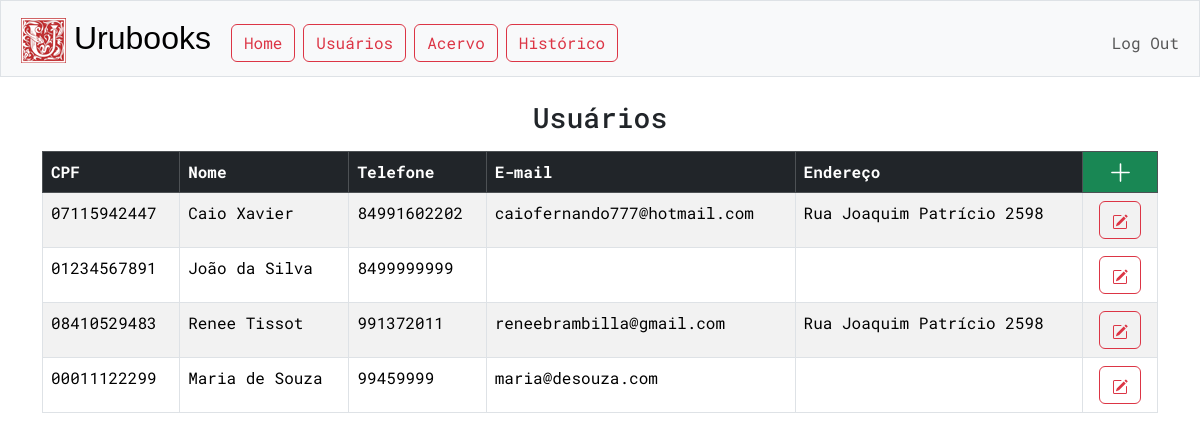
The page /usuarios (signed in) on the database its author committed.
### tables this page shows
CREATE TABLE contatos (
cpf TEXT PRIMARY KEY NOT NULL,
nome TEXT NOT NULL,
telefone TEXT,
email TEXT,
endereço TEXT
);

### app.py (the view)
@app.route("/usuarios")
@login_required
def usuarios():
    CONTATOS_POR_PAGINA = 20
    pagina = request.args.get("pagina", 0)
    offset = CONTATOS_POR_PAGINA * pagina
    contatos = db.execute("SELECT * FROM contatos LIMIT ?, ?", offset, CONTATOS_POR_PAGINA)
    page_data = {
    "atual":int(pagina),
    "max":int(len(contatos)/CONTATOS_POR_PAGINA),
    }
    return render_template("usuarios/index.html", contatos=contatos, page_data=page_data)

### app.py (called while the page is built)
@app.after_request
def after_request(response):
    response.headers["Cache-Control"] = "no-cache, no-store, must-revalidate"
    response.headers["Expires"] = 0
    response.headers["Pragma"] = "no-cache"
    return response

### helpers.py (called while the page is built)
def login_required(f):
    @wraps(f)
    def decorated_function(*args, **kwargs):
        if session.get("user_id") is None:
            return redirect("/login")
        return f(*args, **kwargs)
    return decorated_function

### templates/usuarios/index.html (shortened to what this page needs)
{% extends "layout.html" %}
{% block main %}
    <h3 class='mb-3'>Usuários</h3>
    <table class='table table-bordered table-striped' style='text-align:start'>
        <thead class="table-dark">
            <th>CPF</th>
            <th>Nome</th>
            <th>Telefone</th>
            <th>E-mail</th>
            <th>Endereço</th>
            <th style="text-align: center; background-color: #198754; padding: 0;">
                    <a type='button' class="btn btn-success" href="usuarios/cadastro" style="width: 100%; height: 100%">
                        <svg xmlns="http://www.w3.org/2000/svg" width="25" height="25" fill="currentColor" class="bi bi-plus-lg" viewBox="0 0 16 16">
                            <path fill-rule="evenodd" d="M8 2a.5.5 0 0 1 .5.5v5h5a.5.5 0 0 1 0 1h-5v5a.5.5 0 0 1-1 0v-5h-5a.5.5 0 0 1 0-1h5v-5A.5.5 0 0 1 8 2"/>
                        </svg>
                    </a>
                </th>
        </thead>
        <tbody>
        {% if contatos %}
            {% for contato in contatos %}
            <tr>
                <td>{{ contato.cpf }}</td>
                <td>{{ contato.nome }}</td>
                <td>{{ contato.telefone }}</td>
                <td>{{ contato.email }}</td>
                <td>{{ contato.endereço[:40] }}</td>
                <td class="options-cell">
                        <form action="/usuarios/detalhes" method="get">
                            <button type='submit' class="btn btn-outline-danger mx-1">
                            </button>
                        </form>
                </td>
            </tr>
            {% endfor %}
        {% endif %}
        </tbody>
    </table>
{% endblock %}

### static/styles.css (style rules this page uses)
body { font-family: "Roboto Mono", monospace; }
.options-cell { text-align: center; }

### rows shown on the page
contatos: cpf "07115942447", nome "Caio Xavier", telefone "84991602202", email "caiofernando777@hotmail.com", endereço "Rua Joaquim Patrício 2598"
contatos: cpf "01234567891", nome "João da Silva", telefone "8499999999"
contatos: cpf "08410529483", nome "Renee Tissot", telefone "991372011", email "reneebrambilla@gmail.com", endereço "Rua Joaquim Patrício 2598"
contatos: cpf "00011122299", nome "Maria de Souza", telefone "99459999", email "maria@desouza.com"
